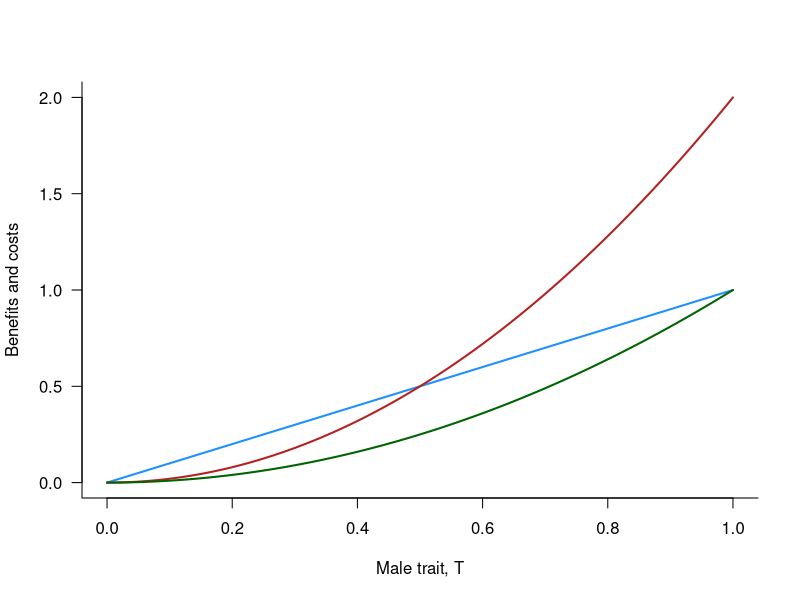
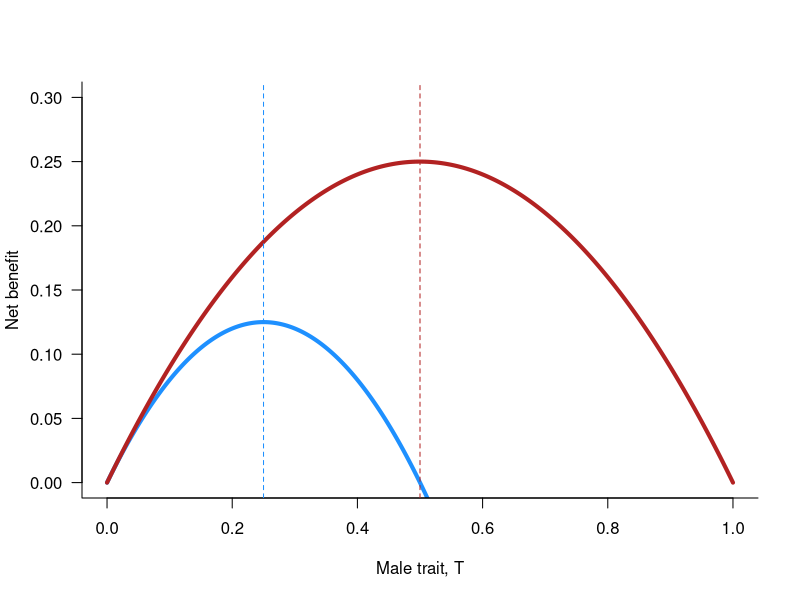
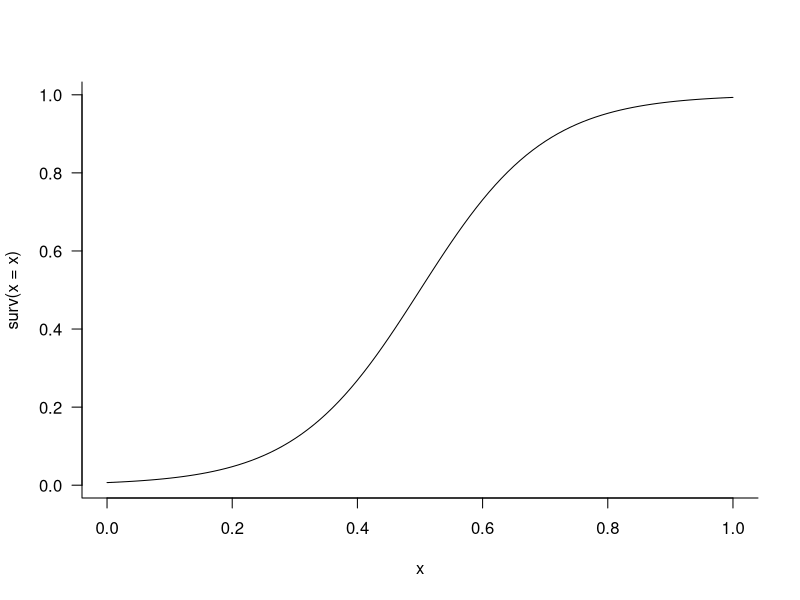
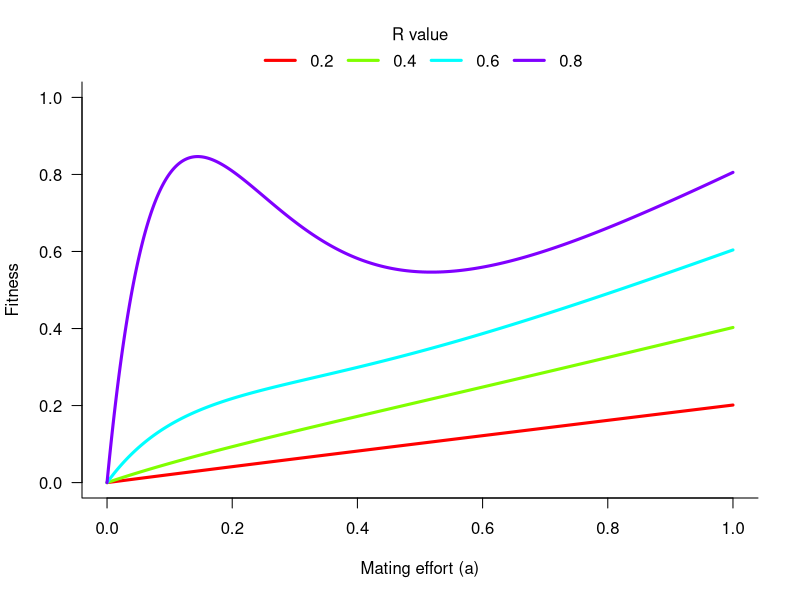
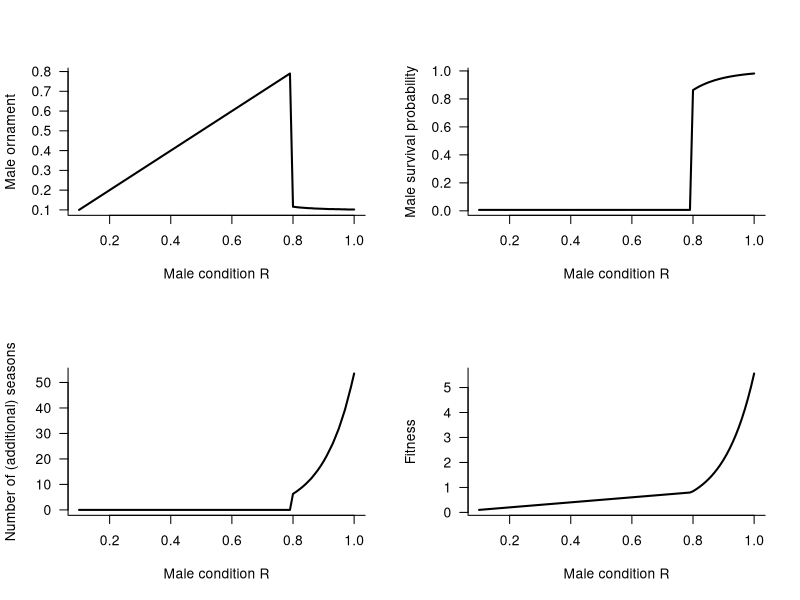

These charts were generated, in order, by the following R code:
#====================================================================
#Kokko cap 4 - otimizacao
##########################

#Primeiro modelinho, em que o fitness eh igual ao beneficio do ornamento
#do macho menos o custo

#Vamos tentar reproduzir os graficos do livro

#criando uma sequencia de valores de tamanho de ornamento
#(nao podemos usar T como nome de variavel, entao usasei Z)
Z = seq(from=0, to=1, length.out = 1001)#valores de ornamento
b = Z #valores do beneficio

alphaL = 2
alphaH = 1

#calculando os custos
cL = alphaL*(Z^2)
cH = alphaH*(Z^2)

#figura 4.2
par(las=1, bty="l")
cols = c("dodgerblue", "firebrick", "darkgreen")
matplot(x=Z, y=cbind(b, cL, cH), type="l", lty=1, col=cols,lwd=2,
        xlab = "Male trait, T", ylab = "Benefits and costs")

#agora, calculando os valores de fitness
wL = b-cL; wH = b-cH
positions = which(Z<=1)
matplot(x=Z[positions], y=cbind(wL[positions], wH[positions]), 
        type="l", lty=1, col=cols[1:2], lwd=4,
        xlab = "Male trait, T", ylab = "Net benefit", ylim=c(0,0.3))

#procurando os valores otimos
Z[wL == max(wL)]
Z[wH == max(wH)]
#note que os valores batem com o calculado analiticamente

#podemos adicionar isso no figura
abline(v = Z[wL == max(wL)], col=cols[1], lty=2)
abline(v = Z[wH == max(wH)], col=cols[2], lty=2)
#====================================================================
#Segundo modelinho, mais "life history based"
##############################################

#o código que eu fiz funciona um pouco diferente do da Kokko
#(nao eh uma traducao direta), mas o resultado final eh parecido
#A funcao maledisplay() recebe um vetor de valores de R e calcula
#o fitness de individuos com aquele R para varios valores de a
#(investimento no trait sexual) entre zero e um. O numero de valores
#de a "testados" eh determinado pelo argumento res (de resolucao).
#A funcao retorna uma matriz com os valores de apticao para todas
#as combinacoes de valores de R e valores de a testadas, alem de
#um data.frame resumindo a estrategia otima para cada valor de R.


#Antes da funcao principal, temos essas duas funcoes envolvidas
#no calculo da probabilidade de sobrevivencia ate a proxima
#estacao reprodutiva.

invlogit = function(x){1/(1+exp(-x))} #inverse logit function
surv = function(x){invlogit(10*(x-0.5))} #survival function
curve(surv(x=x), from=0, to=1)#ok!!

#agora sim a funcao maledisplay()
maledisplay = function(R = c(0.1, 0.2, 0.5), res=1001)
{
  #valores de estrategia de alocacao alpha que serao
  #varridos pelo codigo
  avalues = seq(from=0, to=1, length.out = res) 
  
  #matriz de valores de fitness
  #cada linha eh uma estrategia de alocacao (valor de alpha)
  #e cada coluna eh um valor de R (recurso disponivel)
  fitness = matrix(NA, nrow=res, ncol=length(R))
  
  #matriz de valores otimos de a para cada R, armazena
  #tambem o valor do ormanento: Z, a probabilidade de sobrevivencia,
  #o numero de estacoes que bicho sobrevive: seasons 
  #e a aptidao final/total: W
  optvals = matrix(NA, ncol=5, nrow=length(R))
  colnames(optvals) = c("a","Z","survival","seasons","W")
  
  #cada rodada do for eh um valor de R, onde a gente calcula
  #o fitness para todos os alphavalues dado aquele valor de R
  for(i in 1:length(R))
  {
    #valores de ornamento para cada alphavalue dado o R atual (posicao i)
    zvalues = avalues*R[i] 
    
    #valores de condicao (ou investimento em sobrevivencia)
    cvalues = R[i]-zvalues 
    
    #probabilidade de sobrevivencia
    survival = surv(cvalues) 
    
    #numero de estacoes vividas para cada alphavalue
    seasons = survival/(1-survival) 
    
    #valores totais de aptidao
    W = zvalues + zvalues*seasons #fitness total
    
    #armazena os valores de fitness 
    fitness[,i] = W 
    
    #o ultimo passo eh descobrir o valor otimo de alpha para cada R
    #aqui eu ja aproveitei pra guardar tambem o fitness maximo,
    #sobrevivencia e valor de ornamento t quando o alpha esta no otimo
    which.opt = which.max(W) #posicao de fitness maximo (no vetor)
    
    optvals[i,] = c(avalues[which.opt], zvalues[which.opt],
                    survival[which.opt],
                    seasons[which.opt], W[which.opt])
    
  }
  
  #retorna tudo
  return(list(a=avalues, w=fitness, R = R, optvals=as.data.frame(optvals)))
}

rvals = c(0.2, 0.4, 0.6, 0.8)
teste = maledisplay(R = rvals)

#curvas de aptidao em funcao do investimento reprodutivo (a) para machos
#com diferentes valores de R (a Kokko nao mostra isso)
par(las=1, bty="l", oma=c(0,0,0,0), cex=1)
matplot(x=teste$a, y=teste$w, type="l", lwd=3, lty=1, col=rainbow(length(rvals)),
        xlab = "Mating effort (a)", ylab = "Fitness", ylim=c(0,1))

legend(y = 1.2, x=0.5, xjust=0.5, lty=1, lwd=3, legend = rvals, title = "R value", 
       col=rainbow(length(rvals)),bty="n",horiz = TRUE, xpd=TRUE)

#agora vamos montar os graficos da figura 4.9 da Kokko
#e um plot bonus
par(mfrow=c(2,2), las=1, bty="l")

dados = maledisplay(R = seq(from=0.1, to=1.0, by=0.01), res=1001)

plot(x=dados$R, y=dados$optvals$Z, type="l", lwd=2,
     xlab="Male condition R", ylab = "Male ornament")

plot(x=dados$R, y=dados$optvals$survival, type="l", lwd=2,
     xlab="Male condition R", ylab = "Male survival probability")

plot(x=dados$R, y=dados$optvals$seasons, type="l", lwd=2,
     xlab="Male condition R", ylab = "Number of (additional) seasons")
plot(x=dados$R, y=dados$optvals$W, type="l", lwd=2,
     xlab="Male condition R", ylab = "Fitness")

#====================================================================
